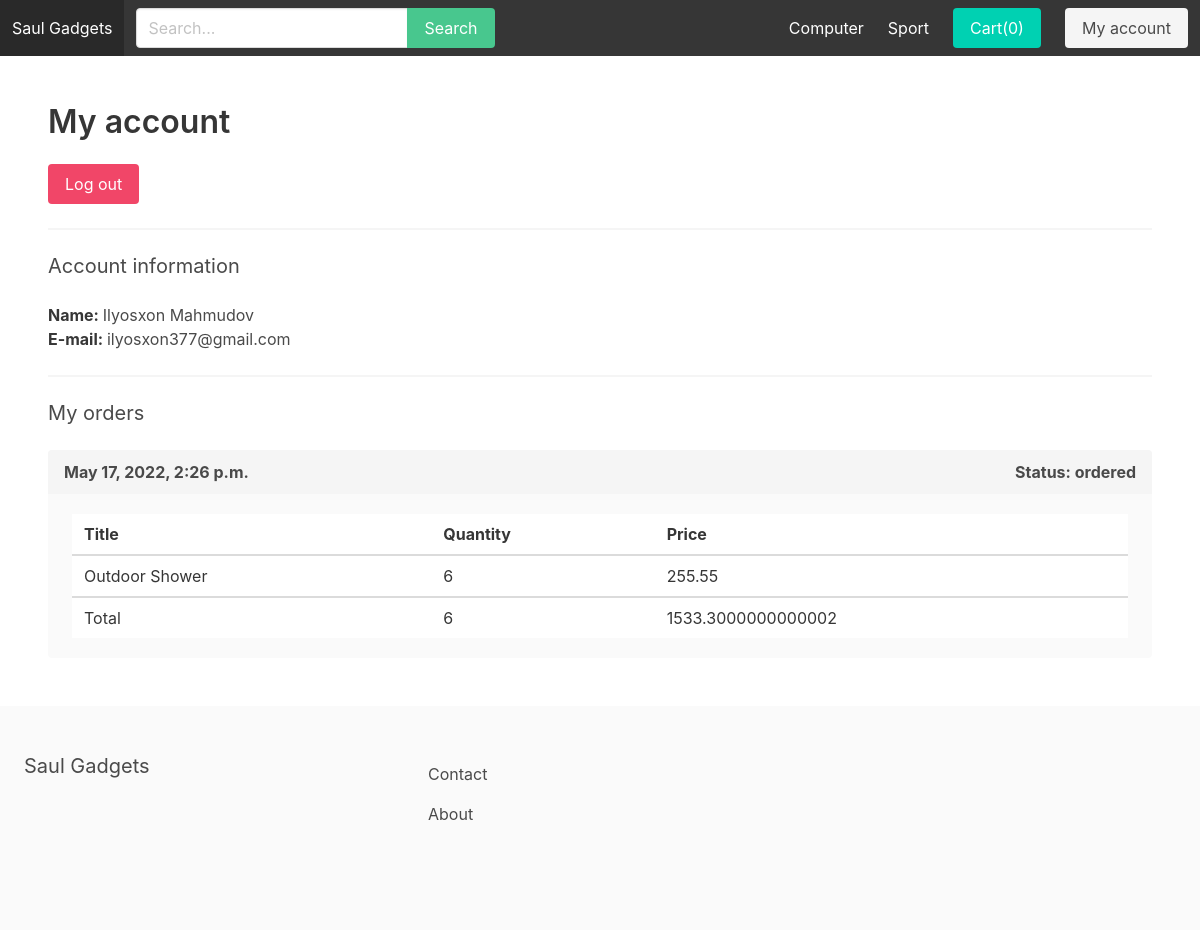
Page /myaccount/ (signed in) on the committed database.
### apps/store/models.py (models this page shows, shortened)
class Category(models.Model):
    title=models.CharField(max_length=255)
    slug=models.SlugField(max_length=255)
    ordering=models.IntegerField(default=0)
    class Meta:
        verbose_name_plural='Categories'
        ordering=('ordering',)

class Product(models.Model):
    category=models.ForeignKey(Category,related_name='products',on_delete=models.CASCADE)
    parent=models.ForeignKey('self',related_name='variants',on_delete=models.CASCADE,blank=True,null=True)
    title=models.CharField(max_length=255)
    slug=models.SlugField(max_length=255)
    description=models.TextField(blank=True,null=True)
    price=models.FloatField()
    is_featured=models.BooleanField(default=False)
    num_available=models.IntegerField(default=1)
    image=models.ImageField(upload_to='uploads/',blank=True,null=True)
    thumbnail=models.ImageField(upload_to='uploads/',blank=True,null=True)
    date_added=models.DateTimeField(auto_now_add=True)
    class Meta:
        ordering=('-date_added',)

### apps/order/models.py (models this page shows, shortened)
class Order(models.Model):
    ORDERED='ordered'
    SHIPPED='shipped'
    ARRIVED='arrived'
    STATUS_CHOICES=(
        (ORDERED,'Ordered'),
        (SHIPPED,'Shipped'),
        (ARRIVED,'Arrived'),
    )
    user=models.ForeignKey(User,related_name='orders',on_delete=models.SET_NULL,blank=True,null=True)
    first_name = models.CharField(max_length=100)
    last_name = models.CharField(max_length=100)
    email = models.CharField(max_length=100)
    address = models.CharField(max_length=100)
    zipcode = models.CharField(max_length=100)
    place = models.CharField(max_length=100)
    created_at = models.DateTimeField(auto_now_add=True)
    paid=models.BooleanField(default=False)
    paid_amount=models.FloatField(blank=True,null=True)
    used_coupon=models.CharField(max_length=50,blank=True,null=True)
    payment_intent=models.CharField(max_length=255)
    shipped_date=models.DateTimeField(blank=True,null=True)
    status=models.CharField(max_length=20,choices=STATUS_CHOICES,default=ORDERED)
    def get_total_quantity(self):
        return sum(int(item.quantity) for item in self.items.all())

class OrderItem(models.Model):
    order = models.ForeignKey(Order,related_name='items',on_delete=models.CASCADE)
    product = models.ForeignKey(Product,related_name='items',on_delete=models.DO_NOTHING)
    price = models.FloatField()
    quantity = models.IntegerField(default=1)

### apps/userprofile/views.py (the view)
# urls.py: path('myaccount/',myaccount,name="myaccount"),
@login_required
def myaccount(request):
    return render(request,'myaccount.html')

### apps/cart/cart.py (called while the page is built)
    def __iter__(self):
        print("__iter__")
        product_ids=self.cart.keys()
        product_clean_ids=[]
        for p in product_ids:
            product_clean_ids.append(p)
            self.cart[str(p)]['product']=Product.objects.get(pk=p)
        for item in self.cart.values():
            item['total_price']=float(item["price"]) * int(item["quantity"])
            yield item

    def get_total_length(self):
        return sum(int(item['quantity']) for item in self.cart.values())

    def get_total_cost(self):
        return sum(float(item['total_price']) for item in self)

### apps/cart/context_processors.py (called while the page is built)
def cart(request):
    return {'cart':Cart(request)}

### apps/store/context_processors.py (called while the page is built)
def menu_categories(request):
    categories=Category.objects.all()
    return {'menu_categories':categories}

### apps/userprofile/templates/myaccount.html
{% extends 'base.html' %}
{% block content %}
    <h1 class="title">My account</h1>
    <a href="{% url 'logout' %}" class="button is-danger">Log out</a>
    <hr>
    <h2 class="subtitle">Account information</h2>
    <p><strong>Name: </strong>{{ request.user.get_full_name }}</p>
    <p><strong>E-mail: </strong>{{ request.user.email }}</p>
    <hr>
    <h2 class="subtitle">My orders</h2>
    {% for order in request.user.orders.all %}
        <article class="message is-light">
            <div class="message-header">
                <p>{{ order.created_at }}</p>
                <p><strong>Status: </strong>{{ order.status }}</p>
            </div>
            <div class="message-body">
                <table class="table is-striped is-fullwidth">
                    <thead>
                        <tr>
                            <th>Title</th>
                            <th>Quantity</th>
                            <th>Price</th>
                        </tr>
                    </thead>
                    <tbody>
                        {% for item in order.items.all %}
                            <tr>
                                <td>{{ item.product.title }}</td>
                                <td>{{ item.quantity }}</td>
                                <td>{{ item.price }}</td>
                            </tr>
                        {% endfor%}
                    </tbody>
                    <tfoot>
                        <tr>
                            <td>Total</td>
                            <td>{{ order.get_total_quantity }}</td>
                            <td>{{ order.paid_amount }}</td>
                        </tr>
                    </tfoot>
                </table>
            </div>
        </article>
    {% empty %}
        <p>You don't have any order yet...</p>
    {% endfor %}
{% endblock %}

### apps/core/templates/base.html (shortened to what this page needs)
{% load static %}
<!DOCTYPE html>
<html>
	<head>
		<link rel="stylesheet" href="https://cdn.jsdelivr.net/npm/bulma@0.9.0/css/bulma.min.css">
		<link rel="stylesheet" href="{% static 'main.css'%}">
	</head>
	<body>
		<nav class="navbar is-dark" id="navbarapp">
			<div class="navbar-brand">
				<a class="navbar-item" href="{% url 'frontpage' %}">Saul Gadgets</a>
			</div>
			<div id="main-navbar" class="navbar-menu" :class="{ 'is-active':menuClass }">
				<div class="navbar-start">
					<div class="navbar-item">
						<form action="{% url 'search' %}" method="get">
							<div class="field has-addons">
								<div class="control">
									<input type="text" class="input" placeholder="Search..." name="query">
								</div>
								<div class="control">
									<button class="button is-success">Search</button>
								</div>
							</div>
						</form>
					</div>
				</div>
				<div class="navbar-end">
					{% for category in menu_categories %}
						<a href="{% url 'category_detail' category.slug%}" class="navbar-item">{{ category.title}}</a>
					{% endfor %}
					<div class="navbar-item">
						<a href="{% url 'cart' %}" class="button is-primary">Cart(({numItems}))</a>
					</div>
					{% if request.user.is_authenticated%}
						<div class="navbar-item">
							<a href="{% url 'myaccount'%}" class="button is-light">My account</a>
						</div>
					{% endif %}
				</div>
			</div>
		</nav>
		<section class="section">
			{% block content %}
            {% endblock %}
		</section>
		<footer class="footer">
			<div class="columns">
				<div class="column is-4">
					<h2 class="subtitle">Saul Gadgets</h2>
				</div>
				<div class="column is-8">
					<a href="{% url 'contact'%}" class="navbar-item">Contact</a>
					<a href="{% url 'about'%}" class="navbar-item">About</a>
				</div>
			</div>
		</footer>
</body>
</html>

### rows in the picture
Order: created_at "May 17, 2022, 2:26 p.m.", status "ordered", get_total_quantity "6", paid_amount "1533.3000000000002"
OrderItem: product "Outdoor Shower", quantity "6", price "255.55"

### other values in the picture
{{ request.user.get_full_name }} "Ilyosxon Mahmudov"
{{ request.user.email }} "ilyosxon377@gmail.com"
